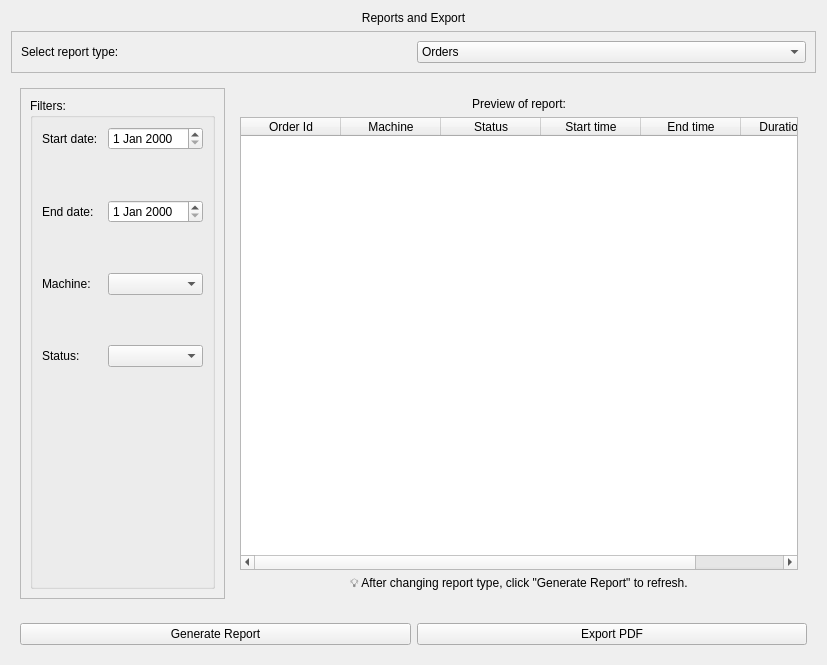
<?xml version="1.0" encoding="UTF-8"?>
<ui version="4.0">
 <class>pageReports</class>
 <widget class="QWidget" name="pageReports">
  <property name="geometry">
   <rect>
    <x>0</x>
    <y>0</y>
    <width>827</width>
    <height>665</height>
   </rect>
  </property>
  <property name="windowTitle">
   <string>Form</string>
  </property>
  <layout class="QVBoxLayout" name="verticalLayout">
   <item>
    <widget class="QLabel" name="lblTitle">
     <property name="styleSheet">
      <string notr="true"/>
     </property>
     <property name="text">
      <string>Reports and Export</string>
     </property>
     <property name="alignment">
      <set>Qt::AlignmentFlag::AlignCenter</set>
     </property>
    </widget>
   </item>
   <item>
    <widget class="QFrame" name="frame">
     <property name="frameShape">
      <enum>QFrame::Shape::StyledPanel</enum>
     </property>
     <property name="frameShadow">
      <enum>QFrame::Shadow::Raised</enum>
     </property>
     <layout class="QHBoxLayout" name="horizontalLayout_3">
      <item>
       <widget class="QLabel" name="lblInfo">
        <property name="text">
         <string>Select report type:</string>
        </property>
       </widget>
      </item>
      <item>
       <widget class="QComboBox" name="cb_report_type">
        <item>
         <property name="text">
          <string>Orders</string>
         </property>
        </item>
        <item>
         <property name="text">
          <string>Stock</string>
         </property>
        </item>
       </widget>
      </item>
     </layout>
    </widget>
   </item>
   <item>
    <widget class="QWidget" name="widget_container" native="true">
     <layout class="QHBoxLayout" name="horizontalLayout">
      <item>
       <widget class="QFrame" name="frame_filters">
        <property name="minimumSize">
         <size>
          <width>0</width>
          <height>0</height>
         </size>
        </property>
        <property name="frameShape">
         <enum>QFrame::Shape::StyledPanel</enum>
        </property>
        <property name="frameShadow">
         <enum>QFrame::Shadow::Raised</enum>
        </property>
        <layout class="QVBoxLayout" name="verticalLayout_4">
         <item>
          <widget class="QGroupBox" name="groupBox_filters">
           <property name="title">
            <string>Filters:</string>
           </property>
           <layout class="QVBoxLayout" name="verticalLayout_3">
            <item>
             <layout class="QFormLayout" name="formLayout">
              <property name="horizontalSpacing">
               <number>10</number>
              </property>
              <property name="verticalSpacing">
               <number>50</number>
              </property>
              <property name="bottomMargin">
               <number>0</number>
              </property>
              <item row="0" column="0">
               <widget class="QLabel" name="label_3">
                <property name="text">
                 <string>Start date:</string>
                </property>
               </widget>
              </item>
              <item row="1" column="0">
               <widget class="QLabel" name="label_4">
                <property name="text">
                 <string>End date:</string>
                </property>
               </widget>
              </item>
              <item row="2" column="0">
               <widget class="QLabel" name="label_5">
                <property name="text">
                 <string>Machine:</string>
                </property>
               </widget>
              </item>
              <item row="2" column="1">
               <widget class="QComboBox" name="cb_machine"/>
              </item>
              <item row="3" column="0">
               <widget class="QLabel" name="label">
                <property name="text">
                 <string>Status:</string>
                </property>
               </widget>
              </item>
              <item row="3" column="1">
               <widget class="QComboBox" name="cb_status"/>
              </item>
              <item row="0" column="1">
               <widget class="QDateEdit" name="de_start_date"/>
              </item>
              <item row="1" column="1">
               <widget class="QDateEdit" name="de_end_date"/>
              </item>
             </layout>
            </item>
           </layout>
          </widget>
         </item>
        </layout>
       </widget>
      </item>
      <item>
       <widget class="QFrame" name="frame_table">
        <property name="minimumSize">
         <size>
          <width>50</width>
          <height>0</height>
         </size>
        </property>
        <layout class="QVBoxLayout" name="verticalLayout_2">
         <item>
          <widget class="QLabel" name="lbl_info">
           <property name="text">
            <string>Preview of report:</string>
           </property>
           <property name="alignment">
            <set>Qt::AlignmentFlag::AlignCenter</set>
           </property>
          </widget>
         </item>
         <item>
          <widget class="QTableWidget" name="tableReportPreview">
           <attribute name="horizontalHeaderStretchLastSection">
            <bool>true</bool>
           </attribute>
           <column>
            <property name="text">
             <string>Order Id</string>
            </property>
           </column>
           <column>
            <property name="text">
             <string>Machine</string>
            </property>
           </column>
           <column>
            <property name="text">
             <string>Status</string>
            </property>
           </column>
           <column>
            <property name="text">
             <string>Start time</string>
            </property>
           </column>
           <column>
            <property name="text">
             <string>End time</string>
            </property>
           </column>
           <column>
            <property name="text">
             <string>Duration (h)</string>
            </property>
           </column>
          </widget>
         </item>
         <item>
          <widget class="QLabel" name="lblHint">
           <property name="text">
            <string>💡 After changing report type, click &quot;Generate Report&quot; to refresh.</string>
           </property>
           <property name="alignment">
            <set>Qt::AlignmentFlag::AlignCenter</set>
           </property>
          </widget>
         </item>
        </layout>
       </widget>
      </item>
     </layout>
    </widget>
   </item>
   <item>
    <widget class="QWidget" name="widget_2" native="true">
     <layout class="QHBoxLayout" name="horizontalLayout_2">
      <item>
       <widget class="QPushButton" name="btn_generate_report">
        <property name="text">
         <string>Generate Report</string>
        </property>
        <property name="icon">
         <iconset>
          <normaloff>../assets/icons/add.svg</normaloff>../assets/icons/add.svg</iconset>
        </property>
       </widget>
      </item>
      <item>
       <widget class="QPushButton" name="btn_export">
        <property name="text">
         <string>Export PDF</string>
        </property>
        <property name="icon">
         <iconset>
          <normaloff>../assets/icons/export.svg</normaloff>../assets/icons/export.svg</iconset>
        </property>
       </widget>
      </item>
     </layout>
    </widget>
   </item>
  </layout>
 </widget>
 <resources/>
 <connections/>
</ui>
